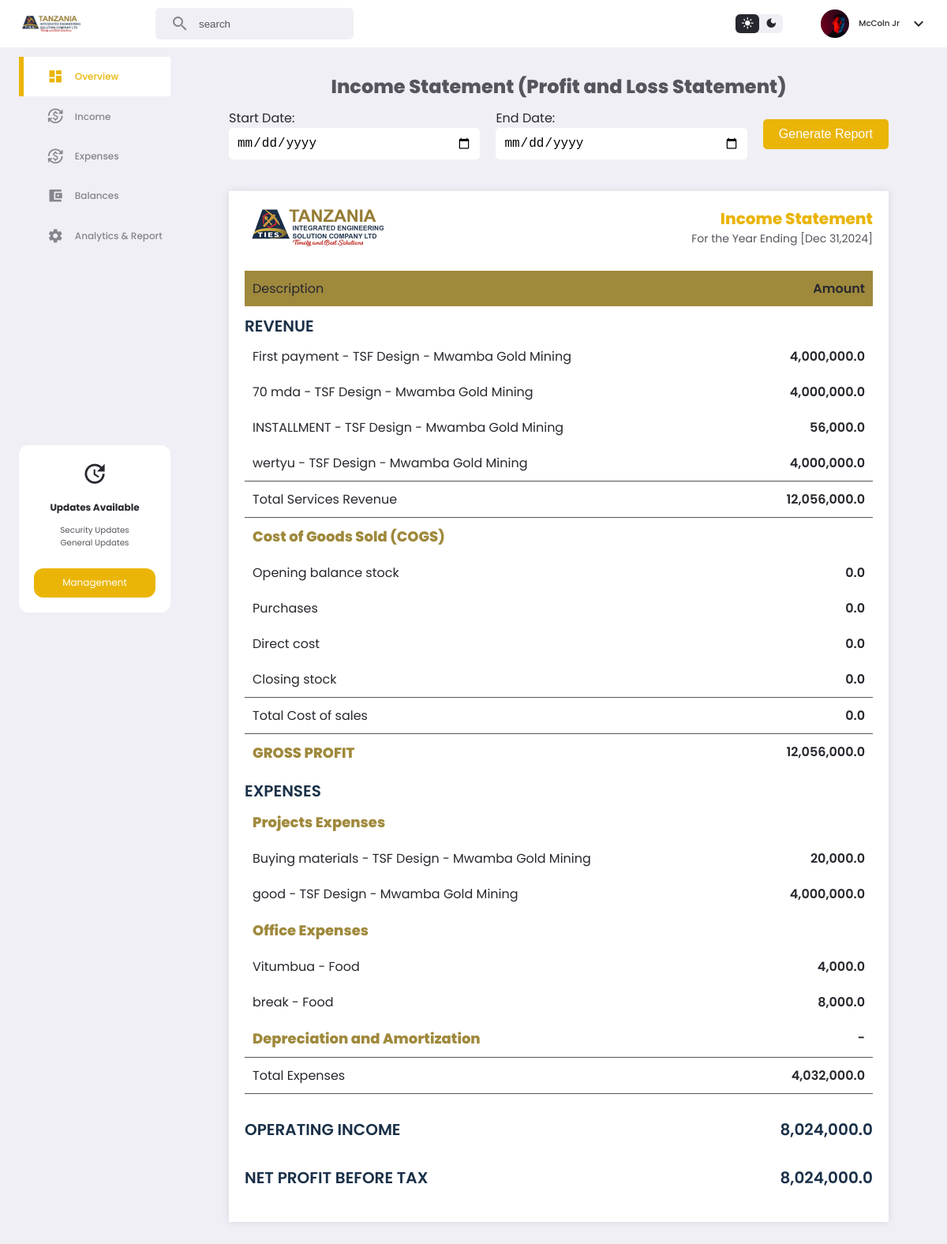
Page /finance/incomeStatement/ on the earlier database version.
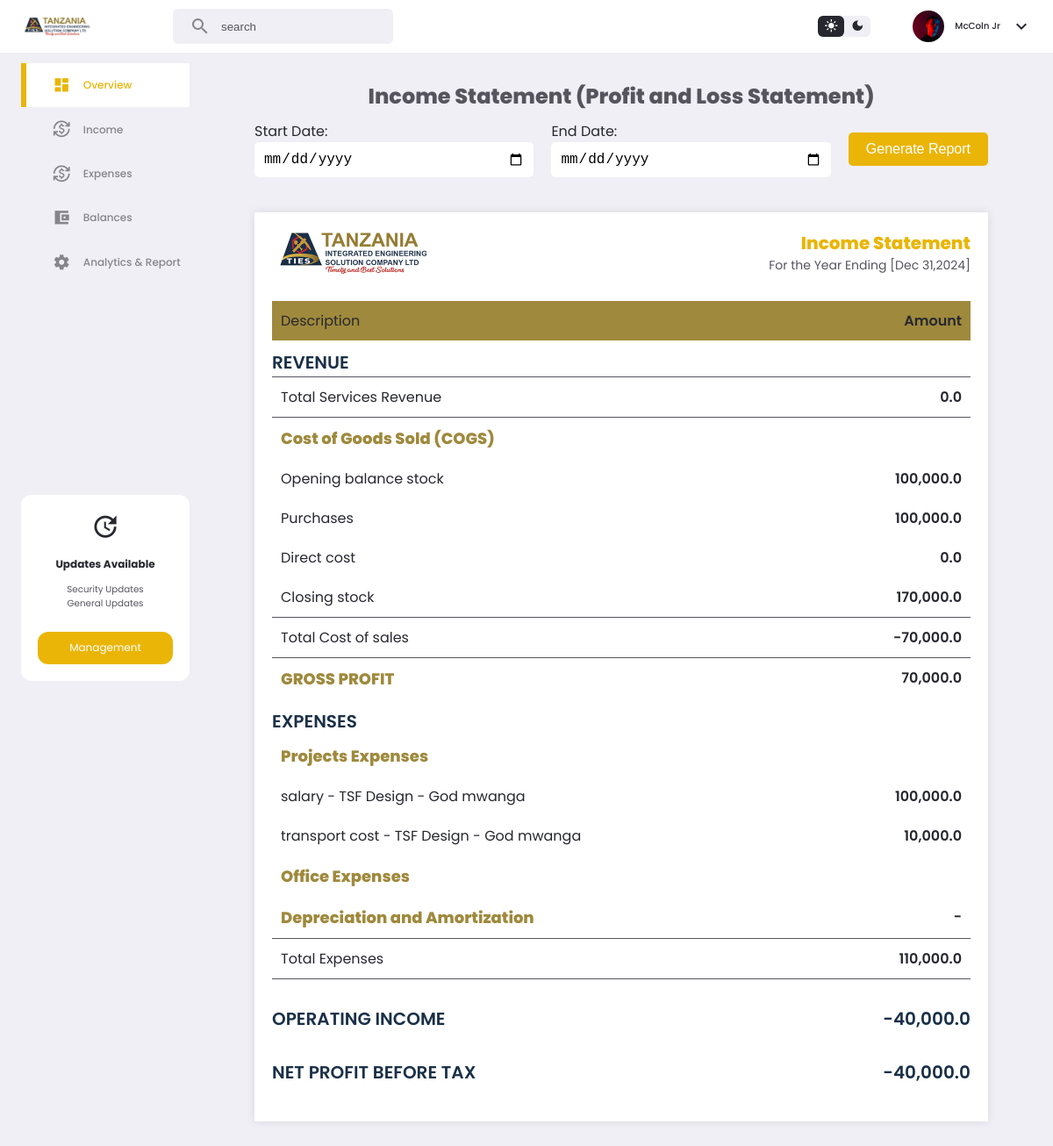
Same page on the later database version.
### app/models.py (models this page shows)
class ProjectPayment(models.Model):
    project = models.ForeignKey(Project,on_delete=models.CASCADE)
    title = models.CharField(max_length=1000, null=True, blank=True)
    description = models.CharField(max_length=10000, null=True, blank=True)
    amount = models.FloatField(null=True, blank=True)
    issuedDate = models.DateTimeField(auto_now_add=True)
    processor = models.ForeignKey(CustomUser,on_delete=models.CASCADE)

class Project(models.Model):
    title = models.CharField(max_length=200)
    client = models.ForeignKey(Clients,on_delete=models.CASCADE)
    location = models.CharField(max_length=100, null=True, blank=True)
    status = models.CharField(max_length=100, null=True, blank=True)
    performance = models.CharField(max_length=100, null=True, blank=True)
    startDate = models.DateField(null=True, blank=True)
    endDate = models.DateField(null=True, blank=True)
    issuedDate = models.DateTimeField(auto_now_add=True)
    person_in_charge = models.ForeignKey(CustomUser,on_delete=models.CASCADE)

class Clients(models.Model):
    clientName = models.CharField(max_length=200)
    address = models.CharField(max_length=1000, null=True, blank=True)
    representativeName = models.CharField(max_length=100, null=True, blank=True)
    representativeTitle = models.CharField(max_length=100, null=True, blank=True)
    email = models.CharField(max_length=100, null=True, blank=True)
    phone = models.CharField(max_length=100, null=True, blank=True)
    created_date = models.DateField(auto_now_add=True)

class ProjectExpense(models.Model):
    project = models.ForeignKey(Project,on_delete=models.CASCADE)
    title = models.CharField(max_length=1000, null=True, blank=True)
    description = models.CharField(max_length=10000, null=True, blank=True)
    amount = models.FloatField(null=True, blank=True)
    issuedDate = models.DateTimeField(auto_now_add=True)

### finance/models.py (models this page shows)
class Expenses(models.Model):
    category = models.ForeignKey(ExpensesCategory,on_delete=models.CASCADE)
    title = models.CharField(max_length=1000)
    description = models.CharField(max_length=1000, null=True,blank=True)
    amount = models.FloatField()
    processor = models.ForeignKey(CustomUser,on_delete=models.CASCADE)
    expenseDate = models.DateTimeField(auto_now_add=True)

class ExpensesCategory(models.Model):
    title = models.CharField(max_length=1000)
    description = models.CharField(max_length=1000)

### finance/views.py (the view, shortened to what this page needs)
# urls.py: path('incomeStatement/', views.incomeStatement, name='incomeStatement'),
def incomeStatement(request):
    start_date = request.GET.get('start_date')
    end_date = request.GET.get('end_date')
    try:
        start_date = datetime.strptime(start_date, '%Y-%m-%d') if start_date else None
        end_date = datetime.strptime(end_date, '%Y-%m-%d') if end_date else None
    except ValueError:
        start_date = end_date = None
    expenses = ProjectExpense.objects.all()
    payments = ProjectPayment.objects.all()
    office_expenses = Expenses.objects.all()
    projectPurchases = ProjectPurchases.objects.all()
    purchasesAccumulated = PurchasesAccumulated.objects.all()
    projectDirectCost = ProjectDirectCost.objects.all()
    project_purchases_before_start_date = ProjectPurchases.objects.all()
    total_cost_goods = expenses.aggregate(Sum('amount'))['amount__sum'] or 0.0
    total_revenue = payments.aggregate(Sum('amount'))['amount__sum'] or 0.0
    projects_with_total_cost = projectPurchases.annotate(
        total_cost=ExpressionWrapper(F('unitCost') * F('amount'), output_field=FloatField())
    )
    total_project_purchases = projects_with_total_cost.aggregate(total=Sum('total_cost'))['total'] or 0.0
    projects_with_total_cost_before_start = project_purchases_before_start_date.annotate(
        total_cost=ExpressionWrapper(F('unitCost') * F('amount'), output_field=FloatField())
    )
    total_cost_before_start_date = projects_with_total_cost_before_start.aggregate(total=Sum('total_cost'))['total'] or 0.0
    total_purchases_accumulated = purchasesAccumulated.aggregate(Sum('totalCost'))['totalCost__sum'] or 0.0
    total_projectDirectCost = projectDirectCost.aggregate(Sum('amount'))['amount__sum'] or 0.0
    total_office_expenses = office_expenses.aggregate(Sum('amount'))['amount__sum'] or 0.0
    closing_stock = total_cost_before_start_date + total_project_purchases - total_purchases_accumulated
    COGS = total_project_purchases + total_projectDirectCost - closing_stock
    sum_expenses = total_cost_goods + total_office_expenses
    gross_profit = total_revenue - COGS
    operating_income = gross_profit - sum_expenses
    context = {
        'expenses': expenses,
        'payments': payments,
        'office_expenses': office_expenses,
        'total_cost_goods': total_cost_goods,
        'total_office_expenses': total_office_expenses,
        'total_revenue': total_revenue,
        'sum_expenses': sum_expenses,
        'projectPurchases':projectPurchases,
        'purchasesAccumulated':purchasesAccumulated,
        'projectDirectCost':projectDirectCost,
        'total_project_purchases':total_project_purchases,
        'total_purchases_accumulated':total_purchases_accumulated,
        'total_projectDirectCost':total_projectDirectCost,
        'project_purchases_before_start_date':project_purchases_before_start_date,
        'total_cost_before_start_date':total_cost_before_start_date,
        'closing_stock':closing_stock,
        'gross_profit':gross_profit,
        'COGS':COGS,
        'operating_income':operating_income,
        'start_date': start_date,
        'end_date': end_date,
    }
    return render(request, 'finance/incomeStatement.html', context)

### finance/templates/finance/incomeStatement.html (shortened to what the changed rows need)
{% extends 'finance/base2.html' %}
{% load static %}
{% load humanize %}
{% block content %}
<section class="incomeStatement">
    <div class="statement">
        <div class="centre">
            {% for i in payments %}
            <div>
                <li>{{i.title}} - {{i.project.title}} - {{i.project.client.clientName}}</li>
                <li id="data">{{i.amount|intcomma}}</li>
            </div>
            {% endfor %}
            <div>
                <li>Total Services Revenue</li>
                <li id="data">{{total_revenue|intcomma}}</li>
            </div>
            <div>
                <li>Opening balance stock</li>
                <li id="data">{{total_cost_before_start_date|intcomma}}</li>
            </div>
            <div>
                <li>Purchases</li>
                <li id="data">{{total_project_purchases|intcomma}}</li>
            </div>
            <div>
                <li>Closing stock</li>
                <li id="data">{{closing_stock|intcomma}}</li>
            </div>
            <div>
                <li>Total Cost of sales</li>
                <li id="data">{{COGS|intcomma}}</li>
            </div>
            <div>
                <li id="title">GROSS PROFIT</li>
                <li id="data">{{gross_profit|intcomma}}</li>
            </div>
            {% for i in expenses %}
            <div>
                <li>{{i.title}} - {{i.project.title}} - {{i.project.client.clientName}}</li>
                <li id="data">{{i.amount|intcomma}}</li>
            </div>
            {% endfor %}
            {% for i in office_expenses %}
            <div>
                <li>{{i.title}} - {{i.category.title}}</li>
                <li id="data">{{i.amount|intcomma}}</li>
            </div>
            {% endfor %}
            <div>
                <li>Total Expenses</li>
                <li id="data">{{sum_expenses|intcomma}}</li>
            </div>
            <div id="headTitle" style="margin-top: 20px;">
                <li>OPERATING INCOME</li>
                <li id="data">{{operating_income|intcomma}}</li>
            </div>
            <div id="headTitle" style="margin-top: 20px;">
                <li>NET PROFIT BEFORE TAX</li>
                <li id="data">{{operating_income|intcomma}}</li>
            </div>
        </div>
    </div>
</section>
{% endblock %}

Differences in the rows shown:
removed ProjectPayment: title "First payment", project "TSF Design", project.client.clientName "Mwamba Gold Mining", amount "4,000,000.0"
removed ProjectPayment: title "70 mda", project "TSF Design", project.client.clientName "Mwamba Gold Mining", amount "4,000,000.0"
removed ProjectPayment: title "INSTALLMENT", project "TSF Design", project.client.clientName "Mwamba Gold Mining", amount "56,000.0"
removed ProjectPayment: title "wertyu", project "TSF Design", project.client.clientName "Mwamba Gold Mining", amount "4,000,000.0"
removed Expenses: title "Vitumbua", category "Food", amount "4,000.0"
removed Expenses: title "break", category "Food", amount "8,000.0"
changed ProjectExpense: title "Buying materials" → "salary"; project.client.clientName "Mwamba Gold Mining" → "God mwanga"; amount "20,000.0" → "100,000.0"
changed ProjectExpense: title "good" → "transport cost"; project.client.clientName "Mwamba Gold Mining" → "God mwanga"; amount "4,000,000.0" → "10,000.0"
Other differences:
{{ total_revenue|intcomma }}: "12,056,000.0" → "0.0"
{{ total_cost_before_start_date|intcomma }}: "0.0" → "100,000.0"
{{ total_project_purchases|intcomma }}: "0.0" → "100,000.0"
{{ closing_stock|intcomma }}: "0.0" → "170,000.0"
{{ COGS|intcomma }}: "0.0" → "-70,000.0"
{{ gross_profit|intcomma }}: "12,056,000.0" → "70,000.0"
{{ sum_expenses|intcomma }}: "4,032,000.0" → "110,000.0"
{{ operating_income|intcomma }}: "8,024,000.0" → "-40,000.0"
